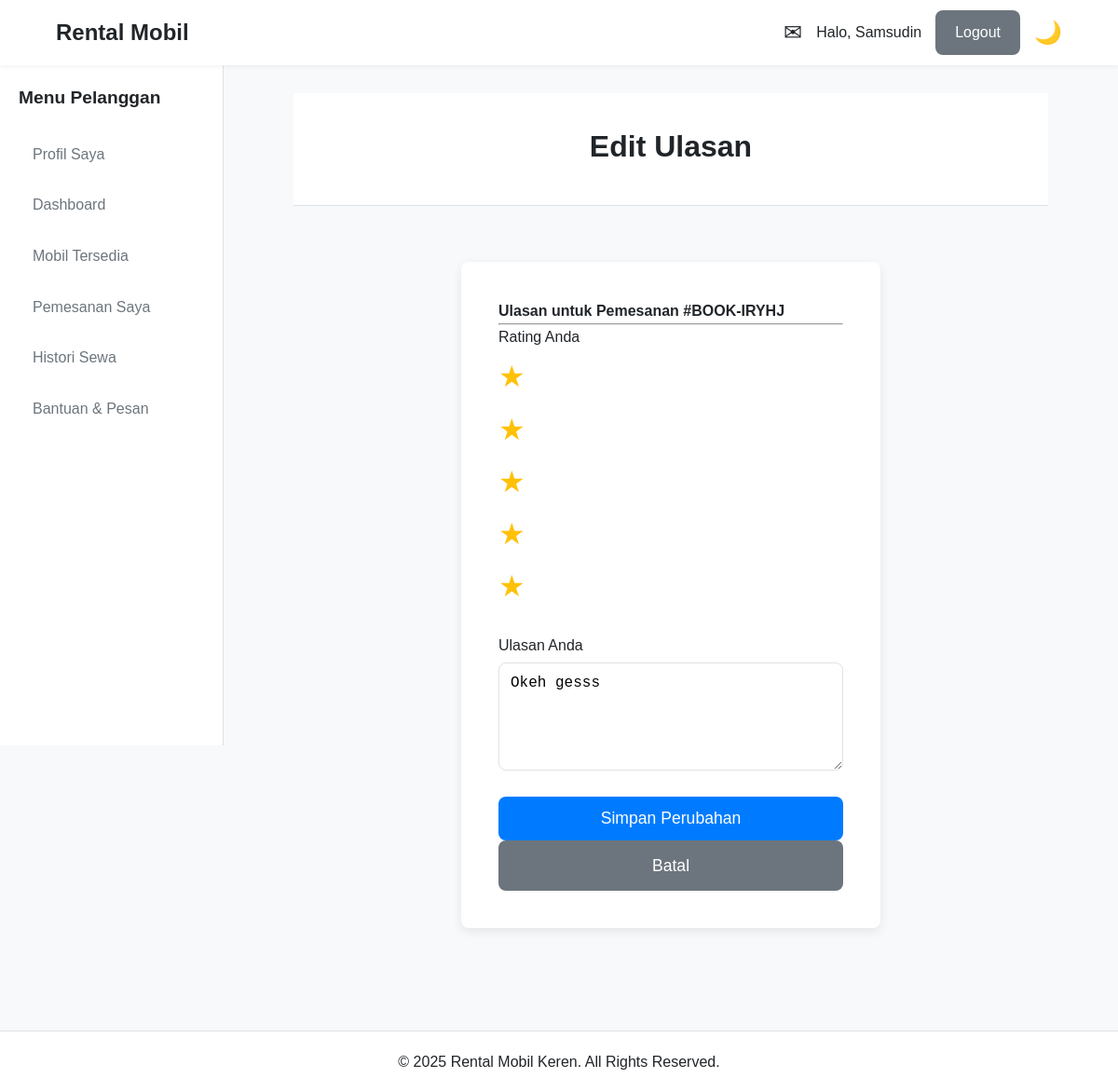
Page /pelanggan/beri_ulasan.php?id=18 (signed in) on the committed database.
### tables this page shows
CREATE TABLE `pemesanan` (
  `id_pemesanan` int(11) NOT NULL,
  `kode_pemesanan` varchar(10) NOT NULL,
  `id_pengguna` int(11) NOT NULL,
  `id_mobil` int(11) NOT NULL,
  `tanggal_mulai` datetime NOT NULL,
  `tanggal_selesai` datetime NOT NULL,
  `tanggal_pengembalian` datetime DEFAULT NULL,
  `total_biaya` decimal(12,2) NOT NULL,
  `total_denda` decimal(12,2) DEFAULT 0.00,
  `total_biaya_diajukan` decimal(12,2) DEFAULT NULL,
  `status_pemesanan` enum('Menunggu Pembayaran','Menunggu Verifikasi','Dikonfirmasi','Berjalan','Selesai','Dibatalkan','Pengajuan Pembatalan','Pengajuan Ambil Cepat','Menunggu Pembayaran Denda','Pengajuan Ditolak') NOT NULL,
  `alasan_pembatalan` text DEFAULT NULL,
  `rekening_pembatalan` varchar(50) DEFAULT NULL,
  `rating_pengguna` int(1) DEFAULT NULL,
  `review_pelanggan` text DEFAULT NULL,
  `catatan_admin` varchar(255) DEFAULT NULL,
  `waktu_pengambilan` datetime DEFAULT NULL,
  `waktu_pengembalian` datetime DEFAULT NULL,
  `batas_pembayaran` datetime DEFAULT NULL,
  `tgl_mulai_diajukan` datetime DEFAULT NULL,
  `tanggal_pemesanan` timestamp NOT NULL DEFAULT current_timestamp(),
  `updated_at` timestamp NOT NULL DEFAULT current_timestamp() ON UPDATE current_timestamp()
);

### pelanggan/beri_ulasan.php (the view, shortened to what this page needs)
<?php
require_once '../includes/config.php';
$id_pemesanan = isset($_GET['id']) ? (int)$_GET['id'] : 0;
try {
    $stmt = $pdo->prepare("SELECT p.*, m.merk, m.model, m.gambar_mobil FROM pemesanan p JOIN mobil m ON p.id_mobil = m.id_mobil WHERE p.id_pemesanan = ? AND p.id_pengguna = ?");
    $stmt->execute([$id_pemesanan, $_SESSION['id_pengguna']]);
    $pemesanan = $stmt->fetch();
} catch (PDOException $e) {
    echo "Error: " . $e->getMessage();
    exit;
 }
$mode = empty($pemesanan['review_pelanggan']) ? 'tambah' : 'edit';
$page_title = ($mode === 'tambah') ? 'Beri Ulasan' : 'Edit Ulasan';
require_once '../includes/header.php';
?>
<div class="page-header"><h1><?= $page_title ?></h1></div>
<div class="form-container">
    <div class="form-box">
        <h4>Ulasan untuk Pemesanan #<?= htmlspecialchars($pemesanan['kode_pemesanan']) ?></h4>
        <hr>
        <form action="<?= BASE_URL ?>actions/pemesanan/simpan_ulasan.php" method="POST">
            <div class="form-group">
                <label>Rating Anda</label>
                <div class="rating">
                    <input type="radio" id="star5" name="rating" value="5" required <?= ($pemesanan['rating_pengguna'] == 5) ? 'checked' : '' ?>/><label for="star5"></label>
                    <input type="radio" id="star4" name="rating" value="4" <?= ($pemesanan['rating_pengguna'] == 4) ? 'checked' : '' ?>/><label for="star4"></label>
                    <input type="radio" id="star3" name="rating" value="3" <?= ($pemesanan['rating_pengguna'] == 3) ? 'checked' : '' ?>/><label for="star3"></label>
                    <input type="radio" id="star2" name="rating" value="2" <?= ($pemesanan['rating_pengguna'] == 2) ? 'checked' : '' ?>/><label for="star2"></label>
                    <input type="radio" id="star1" name="rating" value="1" <?= ($pemesanan['rating_pengguna'] == 1) ? 'checked' : '' ?>/><label for="star1"></label>
                </div>
            </div>
            <div class="form-group">
                <label for="review_pelanggan">Ulasan Anda</label>
                <textarea id="review_pelanggan" name="review_pelanggan" rows="5" required><?= htmlspecialchars($pemesanan['review_pelanggan'] ?? '') ?></textarea>
            </div>
            <button type="submit" class="btn btn-primary"><?= ($mode === 'tambah') ? 'Kirim Ulasan' : 'Simpan Perubahan' ?></button>
            <a href="<?= BASE_URL ?>admin/history.php" class="btn btn-secondary">Batal</a>
        </form>
    </div>
</div>
<?php require_once '../includes/footer.php'; ?>

### assets/css/style.css (style rules this page uses)
:root { --primary-color: #007bff; --secondary-color: #6c757d; --success-color: #28a745; --danger-color: #dc3545; --warning-color: #ffc107; --info-color: #17a2b8; --bg-color: #f8f9fa; --surface-color: #ffffff; --text-color: #212529; --muted-text-color: #6c757d; --border-color: #dee2e6; --font-family: 'Poppins', sans-serif; --header-height: 70px; --sidebar-width: 240px; --border-radius: 8px; --box-shadow: 0 4px 12px rgba(0, 0, 0, 0.08); }
* { margin: 0; padding: 0; box-sizing: border-box; }
body { font-family: var(--font-family); background-color: var(--bg-color); color: var(--text-color); line-height: 1.6; }
a { color: var(--primary-color); text-decoration: none; transition: color 0.2s; }
.btn { display: inline-block; padding: 10px 20px; font-size: 1rem; font-weight: 500; border: 1px solid transparent; border-radius: var(--border-radius); cursor: pointer; transition: all 0.2s; text-align: center; }
.btn-primary { background-color: var(--primary-color); color: #fff; }
.btn-secondary { background-color: var(--secondary-color); color: #fff; }
.form-container { display: flex; justify-content: center; align-items: center; padding: 40px 0; }
.form-box { background: var(--surface-color); padding: 40px; border-radius: var(--border-radius); box-shadow: var(--box-shadow); width: 100%; max-width: 450px; }
.form-group { margin-bottom: 20px; }
.form-group label { display: block; margin-bottom: 5px; font-weight: 500; }
.form-group input, .form-group select, .form-group textarea { width: 100%; padding: 12px; border: 1px solid var(--border-color); border-radius: var(--border-radius); font-size: 1rem; }
.form-box .btn { width: 100%; padding: 12px; font-size: 1.1rem; }
.page-header { background-color: var(--surface-color); padding: 2rem 0; text-align: center; margin-bottom: 30px; border-bottom: 1px solid var(--border-color); }
.page-header h1 { margin-bottom: 5px; }

### assets/css/dashboard.css (style rules this page uses)
.page-header { margin-bottom: 20px; }

### pelanggan/css/pelanggan.css (style rules this page uses)
.rating { display: inline-block; border: none; font-size: 2rem; direction: rtl; }
.rating > label { cursor: pointer; transition: color 0.2s, transform 0.2s; }
.rating > label:before { content: '★'; color: #ddd; }
.rating > input:checked ~ label:before, .rating:not(:checked) > label:hover:before, .rating:not(:checked) > label:hover ~ label:before { color: #ffc107; }

### rows in the picture
pemesanan: review_pelanggan "Edit Ulasan", kode_pemesanan "BOOK-IRYHJ", review_pelanggan "Okeh gesss"

### other values in the picture
$sapaan "Samsudin"
$_SESSION['role'] "Pelanggan"
